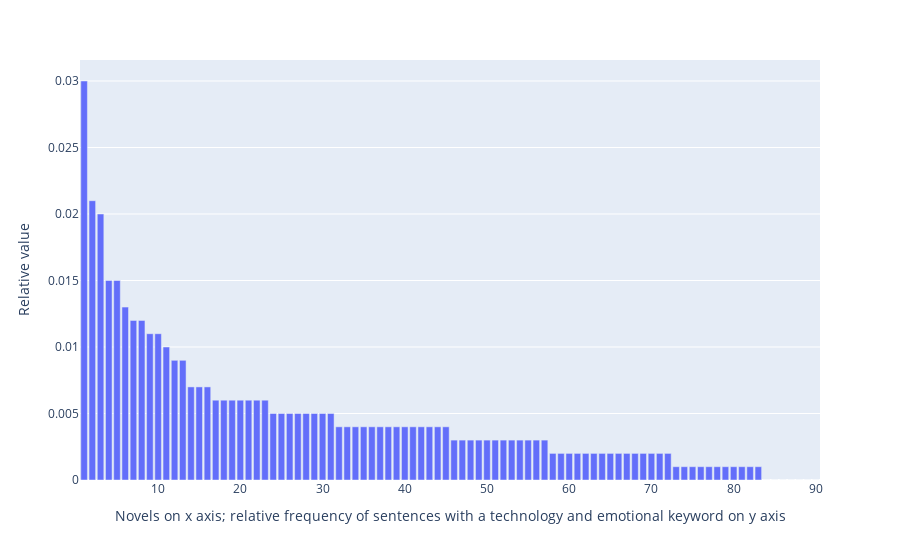

This figure's notebook cell:
### Code cell
import plotly.express as px

x_var = new_df.index + 1
y_var = 'relative frequency'


fig = px.bar(new_df.sort_values(by=y_var, ascending=False), 
            x = x_var, 
            y = y_var,
            hover_data=['author','title', 'year', 'relative frequency'])
             
# Update x-axis label
fig.update_xaxes(title_text='Novels on x axis; relative frequency of sentences with a technology and emotional keyword on y axis')

# Update y-axis label
fig.update_yaxes(title_text='Relative value') 
print ('\nThe presens of sentences with lighting technologies and sensational words.\n'\
             'We have the relative frequency of those sentences compared to all sentences in each novel.')
fig.show()

### Figure 1 — Plotly figure (JSON) as saved in the notebook; plotly's stock layout.template omitted (floating-point values rounded to 4 significant figures; data arrays with more than 128 entries replaced by an {"elided": "..."} marker saying what was removed)
{"data": [{"alignmentgroup": "True", "customdata": {"elided": "90x3 str values"}, "hovertemplate": "x=%{x}<br>relative frequency=%{y}<br>author=%{customdata[0]}<br>title=%{customdata[1]}<br>year=%{customdata[2]}<extra></extra>", "legendgroup": "", "marker": {"color": "#636efa", "pattern": {"shape": ""}}, "name": "", "offsetgroup": "", "orientation": "v", "showlegend": false, "textposition": "auto", "type": "bar", "x": [1, 2, 3, 4, 5, 6, 7, 8, 9, 10, 11, 12, 13, 14, 15, 16, 17, 18, 19, 20, 21, 22, 23, 24, 25, 26, 27, 28, 29, 30, 31, 32, 33, 34, 35, 36, 37, 38, 39, 40, 41, 42, 43, 44, 45, 46, 47, 48, 49, 50, 51, 52, 53, 54, 55, 56, 57, 58, 59, 60, 61, 62, 63, 64, 65, 66, 67, 68, 69, 70, 71, 72, 73, 74, 75, 76, 77, 78, 79, 80, 81, 82, 83, 84, 85, 86, 87, 88, 89, 90], "xaxis": "x", "y": [0.03, 0.021, 0.02, 0.015, 0.015, 0.013, 0.012, 0.012, 0.011, 0.011, 0.01, 0.009, 0.009, 0.007, 0.007, 0.007, 0.006, 0.006, 0.006, 0.006, 0.006, 0.006, 0.006, 0.005, 0.005, 0.005, 0.005, 0.005, 0.005, 0.005, 0.005, 0.004, 0.004, 0.004, 0.004, 0.004, 0.004, 0.004, 0.004, 0.004, 0.004, 0.004, 0.004, 0.004, 0.004, 0.003, 0.003, 0.003, 0.003, 0.003, 0.003, 0.003, 0.003, 0.003, 0.003, 0.003, 0.003, 0.002, 0.002, 0.002, 0.002, 0.002, 0.002, 0.002, 0.002, 0.002, 0.002, 0.002, 0.002, 0.002, 0.002, 0.002, 0.001, 0.001, 0.001, 0.001, 0.001, 0.001, 0.001, 0.001, 0.001, 0.001, 0.001, 0, 0, 0, 0, 0, 0, 0], "yaxis": "y"}], "layout": {"autosize": true, "barmode": "relative", "legend": {"tracegroupgap": 0}, "margin": {"t": 60}, "xaxis": {"anchor": "y", "autorange": true, "domain": [0, 1], "range": [0.5, 90.5], "title": {"text": "Novels on x axis; relative frequency of sentences with a technology and emotional keyword on y axis"}, "type": "linear"}, "yaxis": {"anchor": "x", "autorange": true, "domain": [0, 1], "range": [0, 0.03158], "title": {"text": "Relative value"}, "type": "linear"}}}
